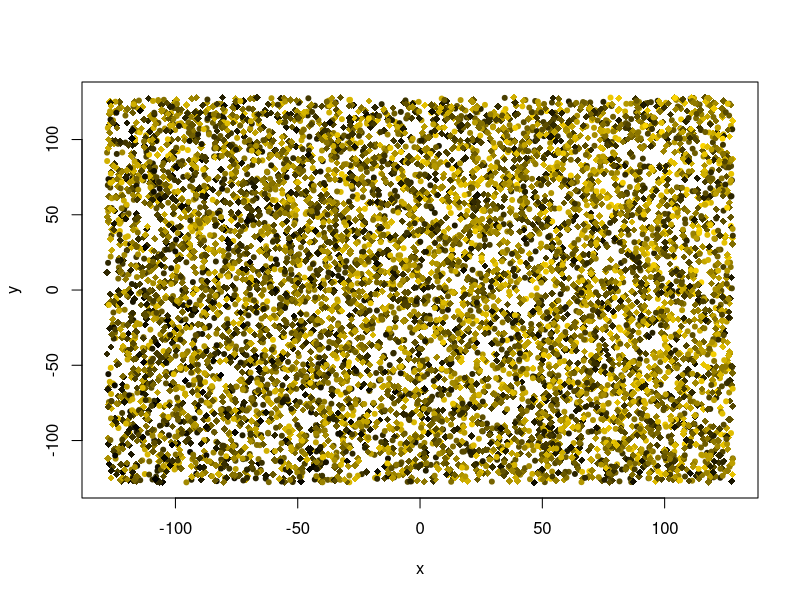
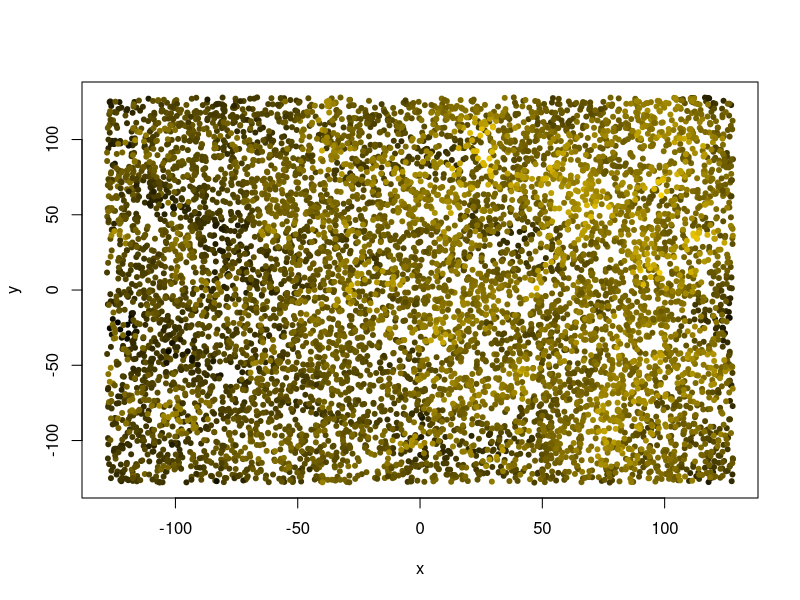
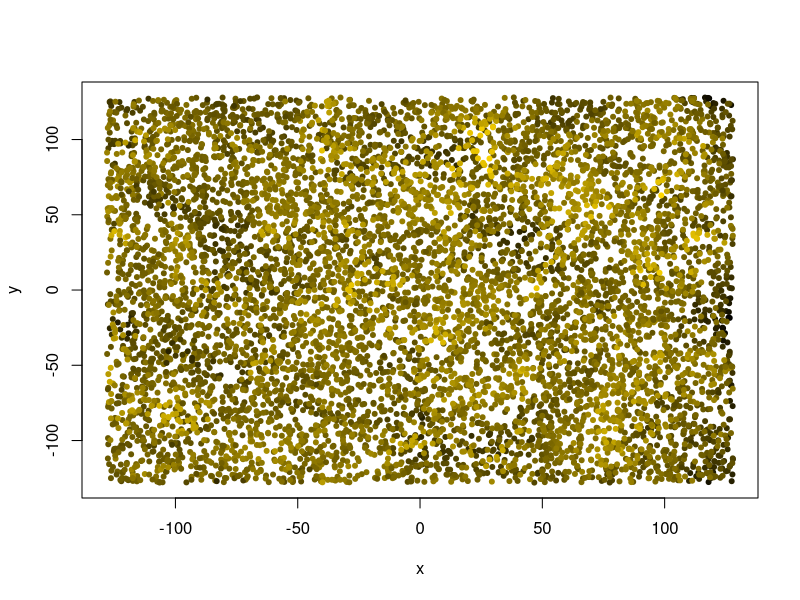

The R script that drew these images, in order: (Note: this script raises an error after producing the figures.)
## ---- chunk 1
#| eval: true
.libPaths("/data/R/library")
void <- suppressPackageStartupMessages
# library("sp") |> void()

# our beloved tidyverse components:
library("dplyr") |> void() 
library("ggplot2") |> void()  
library("ggridges")  |> void() # density ridges
library("parallel")  |> void() # parallel processing, for bootstrapping

## ---- chunk 2
n_observations <- 2^13 # sample size
extent <- 128 # width of the playing field
smooth_sigma <- 16 # smoothing range for creating spatial inter-dependence via Gaussian convolution ("smoothing")
zrange <- 2*pi # range of parameter values

# covariate effect magnitudes
a_slope <- pi/3
b_slope <- pi/4

## ---- chunk 3
gimme_points <- function(N = 100, scale = 1.0) (runif(N)*2.0-1.0) * scale
data <- data.frame(
  x = gimme_points(n_observations, extent),
  y = gimme_points(n_observations, extent),
  z_ = gimme_points(n_observations, zrange)
)
knitr::kable(head(data, 5))
## ---- chunk 4

data$a <- 0.7 * data$x / extent + 0.3 * data$y / extent

## ---- chunk 5
data$b <- as.integer(rbinom(n = n_observations, size = 1, prob = 0.4))

data$z <- data$z_ + a_slope * data$a + b_slope * data$b

knitr::kable(head(data, 3))
## ---- chunk 6
#| label: fig-raw-data
#| fig-cap: "The raw data, unsmoothed."

# https://stackoverflow.com/a/9946970
rbpal <- colorRampPalette(c('black','gold'))
color <- rbpal(n_observations)[as.numeric(cut(data$z, breaks = n_observations))]

plot(data$x, data$y, col = color, pch = as.integer(18 + 2*data$b),
  xlab = "x", ylab = "y")
## ---- chunk 7
# compute the difference of all elements of one vector to each other
self_difference <- function (vec) outer(X = vec, Y = vec, FUN = function(X, Y)  Y-X)
wrap_difference <- function (vec) outer(X = vec, Y = vec, FUN = function(X, Y) (Y-X) %% (2*extent))

# Calculate the Euclidean distance of the x and y columns in a data frame.
Euclid <- function (data) sqrt(self_difference(data$x)^2 + self_difference(data$y)^2 )
Euclid_wrap <- function (data) sqrt(wrap_difference(data$x)^2 + wrap_difference(data$y)^2 )

# return the lower triangle of a matrix, unpacking it into a vector of unique values
lower_triangle <- function (mat) mat[lower.tri(mat)]
## ---- chunk 8

# smoothing 2D data
smooth <- function (data, sigma = NULL) {
  
  if (sigma <= 0 || is.null(sigma) || is.na(sigma)) {
    return(data$z)
  }

  dist <- Euclid_wrap(data)
  # sigma <- extent / 3
  weight <- dnorm(dist, 0, sigma) 
  weight <- weight / colSums(weight)
  # do.call("cbind", rep(list(data$z), length(data$z)))
  
  zmoothed <- weight %*% data$z
  return (zmoothed[,1])
}
## ---- chunk 9
#| label: fig-smooth-data
#| fig-cap: "The data, smoothed with a 2D Gaussian kernel. The edges are darker due to edge wrapping."

groupwise_smoothing <- function (grp) {
  sub_data <- data %>%
    filter(b == grp)
  sub_data$s <- smooth(sub_data, smooth_sigma)
  return(sub_data)
}

# "split-apply-combine" strategy
data <- bind_rows(lapply(sort(unique(data$b)),
  FUN = groupwise_smoothing
  ))
color <- rbpal(n_observations)[as.numeric(cut(data$s, breaks = n_observations))]
plot(data$x, data$y, col = color, pch = 20,
  xlab = "x", ylab = "y")

## ---- chunk 10
#| label: fig-data-detrend
#| fig-cap: "The smoothed data, again, after de-trending."

data$d <- lm(s ~ x + y, data)$residual # "d" as in "de-trending"

# another sunrise...
color <- rbpal(n_observations)[as.numeric(cut(data$d, breaks = n_observations))]
plot(data$x, data$y, col = color, pch = 20,
  xlab = "x", ylab = "y") 

## ---- chunk 11

# compute raw distance and difference
dist_diff <- data.frame(
  distance = lower_triangle(Euclid_wrap(data)),
  difference_raw = lower_triangle(self_difference(data$z)),
  difference_smooth = lower_triangle(self_difference(data$s)),
  difference = lower_triangle(self_difference(data$d))
)

# limit range, which is a major performance saver.
dist_diff <- dist_diff %>% 
  filter(distance > 0, distance < extent)


# binning, using `cut`
dist_diff$bin1 <- as.factor(
  cut(
    dist_diff$distance,
    breaks = seq(
      0, extent,
      length.out = as.integer(extent/4+1)
    )
  ))
## ---- chunk 12
#| eval: true
#| label: fig-difference-distance-ridges
#| fig-cap: "The difference-distance plot, ridgelines (i.e. density distribution)."

dist_diff %>%
  ggplot(aes(x = abs(difference), y = bin1)) +
  geom_density_ridges(rel_min_height = 0.05,
    quantile_lines = TRUE, quantiles = 4,
    scale = 2.0, bandwidth = 0.05) +
  labs(x = "mean absolute difference", y = "distance bin") +
  theme_bw() + coord_flip() +
  theme(axis.text.x = element_text(angle = 90, vjust = 0.5, hjust=1))
## ---- chunk 13
dist_diff$bin <- as.factor(
  cut_number(
      dist_diff$distance,
      n = as.integer(extent)
    ))
## ---- chunk 14
#| label: fig-equibin-sample-size
#| fig-cap: "Sample size per bin for fixed width bins (blue) or fixed sample size bins (turquoise). Consider both for your data set."
b1 <- dist_diff %>%
  summarize("ds" = mean(distance), "n" = n(), .by = bin1)
b2 <- dist_diff %>%
  summarize("ds" = mean(distance), "n" = n(), .by = bin)

ggplot(NULL) +
  geom_step(aes(x = b1$ds, y = b1$n), color = "darkblue") +
  geom_step(aes(x = b2$ds, y = b2$n), color = "turquoise") +
  geom_hline(yintercept = 0, color = "darkgrey") +
  labs(x = "distance (bin average)", y = "samples per bin") +
  theme_bw()
## ---- chunk 15

calculate_semivariance <- function (diff_vector) 1/(2*length(diff_vector)) * sum(diff_vector^2) # "HMSD"

dist_diff_binned <- dist_diff %>% 
  select(-bin1) %>% 
  group_by(bin) %>%
  summarize(across(everything(), list(
      "mean" = mean,
      "absmean" = function (measurements) sum(abs(measurements)) / length(measurements),
      "variance" = var,
      "semivariance" = calculate_semivariance,
      "count" = function (measurements) length(measurements)
    )
  )) %>%
  select(bin, distance_mean, distance_count,
    difference_variance, difference_semivariance, difference_absmean
  ) %>%
  rename(c(
    "variance" = difference_variance,
    "semivariance" = difference_semivariance,
    "mean_abs_difference" = difference_absmean
  ))

# semivariance is NOT simply half the variance
dist_diff_binned$half_variance <- 0.5 * dist_diff_binned$variance
knitr::kable(head(dist_diff_binned), digits = 2)
## ---- chunk 16
#| label: fig-empirical-variogram
#| fig-cap: "The left panel shows mean absolute difference, whereas the right panel is the semivariance, both plotted against the distance."

par(mfrow = c(1,2))
plot(dist_diff_binned$distance_mean, dist_diff_binned$mean_abs_difference,
   type = "o", col = "darkblue",
   xlab = "distance bin number",
   ylab = "mean absolute difference"
   )
plot(dist_diff_binned$distance_mean, dist_diff_binned$semivariance,
   type = "o", col = "darkgreen",
   xlab = "bin average distance",
   ylab = "semivariance"
   )

par(mfrow = c(1,1))
## ---- chunk 17

# wrap a regression function to generate residuals
# the result is the parameter to be minimized.
wrap_target_function <- function(x, y, regressor, parameters) {
  predictions <- regressor(x, parameters)
  differences <- y - predictions

  # optimization superstition: scaling rmse to better read decimals
  differences <- differences * 1000
  return(sqrt(mean(differences^2)))
}

# yet another trick: we can improve model fit on the closer points,
#   by giving them more weight
wrap_target_function_distanceweighted <- function(x, y, regressor, parameters) {
  predictions <- regressor(x, parameters)
  differences <- y - predictions

  # gently improving performance on proximal points:
  differences <- 1000 * differences * 1/sqrt(x)

  rmsd <- sqrt(mean(differences^2))
  return(rmsd)
}


# this can turn regression output into a usable function.
# εὕρηκα, functional programming!
create_prediction_function <- function(regressor, results) {
  fcn <- function (x) {
    regressor(x, results$par)
  }

  return(fcn)
}

# a uniform way to print results
print_regression_results <- function(orsl, label = "") {
  par <- paste(round(orsl$par, 4), collapse = ", ")
  conv <- orsl$convergence
  eps <- orsl$value
  print(sprintf("%s regression: convergence %i at (%s), mse %.1f", label, conv, par, eps))
}

# note: the `epsilon` can be calculated manually with the formula:
#   sum((predictor_function(x) - y)^2)


# Finally, a quick histogram plot of residuals.
plot_residuals_histogram <- function (x, y, predictor_function, ...) {
  residuals <- predictor_function(x) - y
  ggplot(NULL, aes(x = residuals)) +
    geom_histogram(...) +
    theme_bw()
}


## ---- chunk 18
x <- dist_diff_binned$distance_mean
y <- dist_diff_binned$semivariance

linear_function <- function(x, parameters) {
  return(parameters[1] + parameters[2]*x)
}

optimizer_results <- optim(
  par = c(0, 0.05),
  fn = function(parameters) {
    wrap_target_function(x, y, linear_function, parameters)
  }, method = "Nelder-Mead"
)

print_regression_results(optimizer_results, label = "linear")

## ---- chunk 19
#| label: fig-linear-regression
#| fig-cap: "In principle, you can fit anything you like to the semivariance."

predictor_function <- create_prediction_function(linear_function, optimizer_results)

ggplot(NULL, aes(x = x, y = y)) +
  geom_point(size = 2.5, colour = "black", fill = "white", alpha = 0.4) +
  geom_line(aes(x = x, y = predictor_function(x))) +
  theme_minimal()

## ---- chunk 20
#| label: fig-gauss-function
#| fig-cap: "Although it is inverted, scaled, y-shifted, and centered on zero, you will certainly recognize our beloved bell-curve: the Gaussian. Note that we will only use the right half to proceed."

gauss_function <- function(x, parameters) {
  scale <- parameters[1] # height
  mu <- 0 # mean, always zero here
  sigma <- parameters[2] # standard deviation
  nugget <- parameters[3] # height at the zero intercept

  # This parametrization ensures that "nugget < sill" if "scale > 0"
  sill <- scale + nugget

  # the raw, unscaled gaussian kernel
  gauss <- exp(-((x-mu)^2)/(2*sigma^2))

  # the bell should point downwards:
  result <- sill - scale * gauss

  return(result)
}

try_x <- seq(-pi, pi, length.out = 100)
try_y <- gauss_function(try_x, parameters = c(1.5, 1., 0.5))

plot(try_x, try_y, type = "l", xlab = "x", ylab = "y", ylim = c(0, 2.))
abline(v = 0)

## ---- chunk 21


x <- dist_diff_binned$distance_mean
y <- dist_diff_binned$semivariance # multiplied to support optimizer

start_values <- c(zrange, smooth_sigma, 0.) 
optimizer_results <- optim(
  par = start_values,
  lower = c(0.0, 0.0, 0.0), # all positive parameters
  upper = c(2*zrange, extent/4, zrange), # prevent crazy outcomes
  fn = function(parameters) {
    wrap_target_function_distanceweighted(x, y, gauss_function, parameters)
  }, 
  control = list("fnscale" = 1e-8),
  method = "L-BFGS-B" 
)

predictor_function <- create_prediction_function(
  gauss_function,
  optimizer_results
)

print_regression_results(optimizer_results, label = "Gauss")

## ---- chunk 22
#| label: fig-gauss-residuals
#| fig-cap: "Residual distribution of the Matérn model for semivariance. Reasonably Gaussian as well, with some imagination."
plot_residuals_histogram(x, y, predictor_function,
  bins = 32, fill = "lightgray", color = "black")
## ---- chunk 23
scale <- optimizer_results$par[1]
range <- optimizer_results$par[2]
nugget <- optimizer_results$par[3]
sill <- nugget + scale
## ---- chunk 24
#| label: fig-gauss-variogram
#| fig-cap: "Variogram of the simulated data, using a Gauss model."

predx <- seq(0, extent, length.out = 2*extent + 1)

ggplot(NULL, aes(x = x, y = y)) +
  geom_vline(xintercept = range, color = "darkgrey") +
  geom_hline(yintercept = nugget, color = "darkgrey") +
  # geom_hline(yintercept = sill, color = "darkgrey") +
  geom_point(size = 2.5, colour = "black", fill = "white", alpha = 0.4) +
  geom_line(aes(x = predx, y = predictor_function(predx))) +
  theme_minimal()

## ---- chunk 25

fit_variogram <- function(
                   x, y, value, fcn,
                   difference_parameter = c("semivariance", "var", "mad"),
                   skip_detrend = FALSE,
                   verbose = TRUE,
                   ...) {
  # the ellipsis ( , ...) will pass through optimizer parameters

  # convenience structure to match the above
  df <- data.frame(x = x, y = y, z = value)

  # de-trending, optionally disabled
  if (skip_detrend) {
    df$d <- df$z
  } else {
    df$d <- lm(z ~ x + y, df)$residual
  }

  # distance-difference
  dd <- data.frame(
      dist = lower_triangle(Euclid_wrap(df)),
      diff = lower_triangle(self_difference(df$d))
    ) %>%
    filter(dist > 0, dist < extent)

  # binning (could be improved!)
  dd$bin <- as.factor(cut(dd$dist, breaks = as.integer(extent/2)))
  dd_binned <- dd %>% 
    group_by(bin) %>%
    summarize(across(everything(), list(
        "mean" = mean,
        "absmean" = function (vec) sum(abs(vec)) / length(vec),
        "variance" = var,
        "semivariance" = function (vec) 1/(2*length(vec)) * sum(vec^2),
        "count" = function (vec) length(vec)
      )
    )) %>%
    select(bin, dist_mean, dist_count,
      diff_variance, diff_semivariance, diff_absmean
    ) %>%
    rename(c(
      "var" = diff_variance,
      "semivariance" = diff_semivariance,
      "mad" = diff_absmean
    ))

  # regression
  regx <- dd_binned$dist_mean

  diffpar <- match.arg(difference_parameter, several.ok = FALSE)
  regy <- 0.5 * dd_binned %>% pull(!!diffpar)


  optimizer_results <- optim(
    fn = function(parameters) {
      wrap_target_function_distanceweighted(regx, regy, fcn, parameters)
    },
    ...
  )

  if (verbose) print_regression_results(optimizer_results, label = "")

  # store everything in one list;
  # do I sense a smidgen of OOP here? No, not really.
  optimizer_results$fcn <- fcn
  optimizer_results$regx <- regx
  optimizer_results$regy <- regy
  optimizer_results$diffpar <- diffpar

  return(optimizer_results)
}

## ---- chunk 26

matern_function <- function(d, parameters) {
  scale <- parameters[1] # related to semivariance
  sigma <- parameters[2] # related to actual range; turning point
  nugget <- parameters[3] # minimum difference (at the intercept)
  nu <- parameters[4] # shape parameter

  sill <- scale + nugget
  z <- sqrt(2 * nu) * d / sigma
  K <- suppressWarnings(besselK(z, nu))
  matern <- (z)^nu * K / (2^(nu - 1) * gamma(nu))
  result <- sill - scale * matern
  
  result[is.na(result)] <- 0
  return(result)
}

## ---- chunk 27
plot_matern <- function(optimizer_results) {

  # retrieve everything 
  fcn <- optimizer_results$fcn
  regx <- optimizer_results$regx
  regy <- optimizer_results$regy
  diffpar <- optimizer_results$diffpar

  # wrap the function with the optimized parameters
  predictor_function <- create_prediction_function(
    fcn,
    optimizer_results
  )

  # extract parameters
  scale <- optimizer_results$par[1]
  sigma <- optimizer_results$par[2]
  range <- optimizer_results$par[2]
  nugget <- optimizer_results$par[3]
  sill <- scale + nugget


  # plotting
  plotx <- seq(0, extent, length.out = 2*extent + 1)
  plotx <- plotx[plotx>0]
  
  g <- ggplot(NULL, aes(x = regx, y = regy)) +
    geom_vline(xintercept = range, color = "darkgrey") +
    geom_hline(yintercept = nugget, color = "darkgrey") +
    geom_hline(yintercept = sill, color = "darkgrey") +
    geom_point(size = 2.5, colour = "black", fill = "white", alpha = 0.4) +
    geom_line(aes(x = plotx, y = predictor_function(plotx))) +
    labs(
      title = "Matérn regression, with range indicated (vertical line)",
      y = diffpar,
      x = "distance"
      ) +
    theme_minimal()

  return(g)
}


## ---- chunk 28
#| label: fig-alldata-variogram
#| fig-cap: "Variogram of all the data, with a Matérn fit. Warning: the y-axis display range is limited."

vg_all <- fit_variogram(
    x = data$x,
    y = data$y,
    value = data$s,
    fcn = matern_function,
    par = c(zrange, smooth_sigma, 0., 1.),
    lower = c(0.0, 0.0, 0., 0.001),
    upper = c(10, 100, 100, 100),
    control = list("fnscale" = 1e-8),
    method = "L-BFGS-B" 
  )
plot_matern(vg_all) # + ylim(0, 0.25)

## ---- chunk 29
#| label: fig-subdata-variogram
#| fig-cap: "Variogram of the sub-data in the `b == 0` category."
semi_data <- data %>%
  filter(b == 0)

vg_b0 <- fit_variogram(
    x = semi_data$x,
    y = semi_data$y,
    value = semi_data$s,
    fcn = matern_function,
    par = c(zrange, smooth_sigma, 0., 1.),
    lower = c(0.0, 0.0, 0., 0.001),
    upper = c(10, 100, 100, 100),
    control = list("fnscale" = 1e-8),
    method = "L-BFGS-B" 
  )
plot_matern(vg_b0)


## ---- chunk 30
#| label: fig-subdata-variogram-b1
#| fig-cap: "Variogram of the sub-data in the `b == 1` category."
semi_data <- data %>%
  filter(b == 1)
vg_b1 <- fit_variogram(
    x = semi_data$x,
    y = semi_data$y,
    value = semi_data$s,
    fcn = matern_function,
    par = c(zrange, smooth_sigma, 0., 1.),
    lower = c(0.0, 0.0, 0., 0.001),
    upper = c(10, 100, 100, 100),
    control = list("fnscale" = 1e-8),
    method = "L-BFGS-B" 
  )
plot_matern(vg_b1)

## ---- chunk 31
#| label: fig-variogram-nodetrend
#| fig-cap: "Variogram of the data with de-trending disabled."
vg_nodetrend <- fit_variogram(
    x = data$x,
    y = data$y,
    value = data$s,
    fcn = matern_function,
    skip_detrend = TRUE,
    par = c(zrange, smooth_sigma, 0., 1.),
    lower = c(0.0, 0.0, 0., 0.001),
    upper = c(10, 100, 100, 100),
    control = list("fnscale" = 1e-8),
    method = "L-BFGS-B" 
  )
plot_matern(vg_nodetrend)

## ---- chunk 32
#| label: fig-variogram-rawdata
#| fig-cap: "Variogram of the Non-Tobleronian raw data, i.e. random data without spatial relation."

vg_nosmoothing <- fit_variogram(
    x = data$x,
    y = data$y,
    value = data$z,
    fcn = matern_function,
    skip_detrend = TRUE,
    par = c(zrange, smooth_sigma, 0., 1.),
    lower = c(0.0, 0.0, 0., 0.99),
    upper = c(100, 100, 0.01, 1.01),
    control = list("fnscale" = 1e-8),
    method = "L-BFGS-B" 
  )
plot_matern(vg_nosmoothing)
## ---- chunk 33
#| label: fig-mad-variogram
#| fig-cap: "Is it still a variogram if we do not use semivariance?"

vg_mad <- fit_variogram(
    x = data$x,
    y = data$y,
    value = data$s,
    difference_parameter = "mad",
    fcn = matern_function,
    par = c(zrange, smooth_sigma, 0., 1.),
    lower = c(0.0, 0.0, 0., 0.001),
    upper = c(10, 100, 100, 100),
    control = list("fnscale" = 1e-8),
    method = "L-BFGS-B" 
  )
plot_matern(vg_mad)

## ---- chunk 34

subset_bootstrap <- function(i){

  # choose a random subset of data rows
  selected_rows <- sample(
    1:nrow(data), 
    # as.integer(nrow(data)), # <- normally, you would reproduce original sample size
    as.integer(nrow(data)/10), # <- for demonstration, I take smaller samples
    replace = TRUE
    )

  # Obtain the bootstrap sample:
  bootstrap_sample <- data[selected_rows,]

  # run the variogram analysis
  optimizer_results <- fit_variogram(
    x = bootstrap_sample$x,
    y = bootstrap_sample$y,
    value = bootstrap_sample$s,
    difference_parameter = "mad",
    verbose = FALSE,
    fcn = matern_function,
    par = c(zrange, smooth_sigma, 0., 1.),
    lower = c(0.0, 0.0, 0., 0.001),
    upper = c(10, 100, 100, 100),
    control = list("fnscale" = 1e-8),
    method = "L-BFGS-B" 
  )

  # collect the results
  strap <- as.data.frame(list(
    "iteration" = i,
    "scale" = optimizer_results$par[1], 
    "sigma" = optimizer_results$par[2], 
    "nugget" = optimizer_results$par[3], 
    "nu" = optimizer_results$par[4], 
    "conv" = optimizer_results$convergence,
    "rmse" = optimizer_results$value
    ))
  return(strap)

}

# print(subset_bootstrap(1)) # test before use
## ---- chunk 35
n_iterations <- 2^12

# using the `parallel` toolbox
bootstraps <- bind_rows(mclapply(
    1:n_iterations,
    subset_bootstrap,
    mc.cores = max(c(1, detectCores()-2))
    ))

## ---- chunk 36
#| label: fig-bootstrapping_sigma
#| fig-cap: "Bootstrapping results for the `sigma` parameter."

bootstraps %>% 
  filter(conv == 0, sigma < 95) %>% 
  ggplot(aes(x = sigma)) +
  geom_histogram(bins = 64, color = "black", fill = "steelblue") +
  geom_vline(xintercept = smooth_sigma) +
  theme_minimal()
## ---- chunk 37
bootstrap_quantiles <- bootstraps %>%
  filter(conv == 0, sigma < 95) %>% 
  select(-iteration, -conv) %>% 
  reframe(across(
    everything(), 
    function (param) quantile(param, c(0.02, 0.5, 0.98))
  )) %>% 
  mutate(quantile = 100*c(0.02, 0.5, 0.98))
knitr::kable(bootstrap_quantiles, digits = 1)
